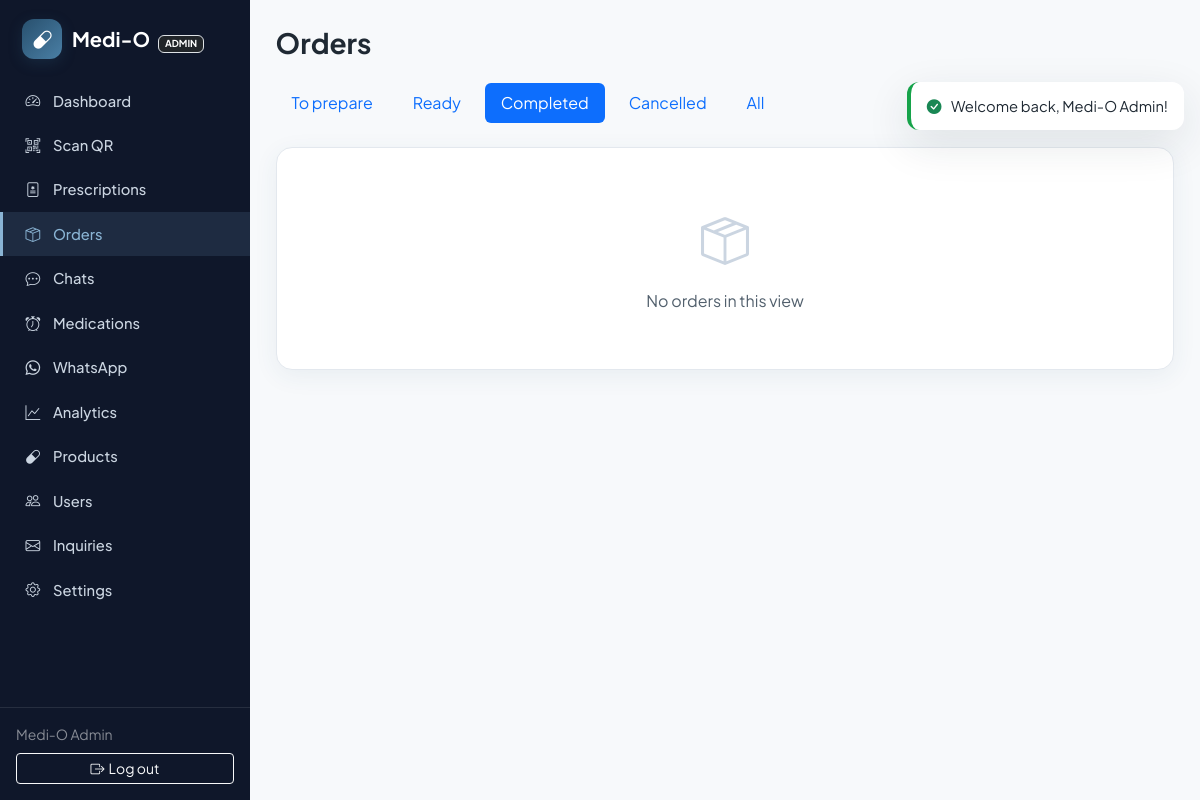
Before: /staff/orders.php?f=done (signed in) with the older database file.
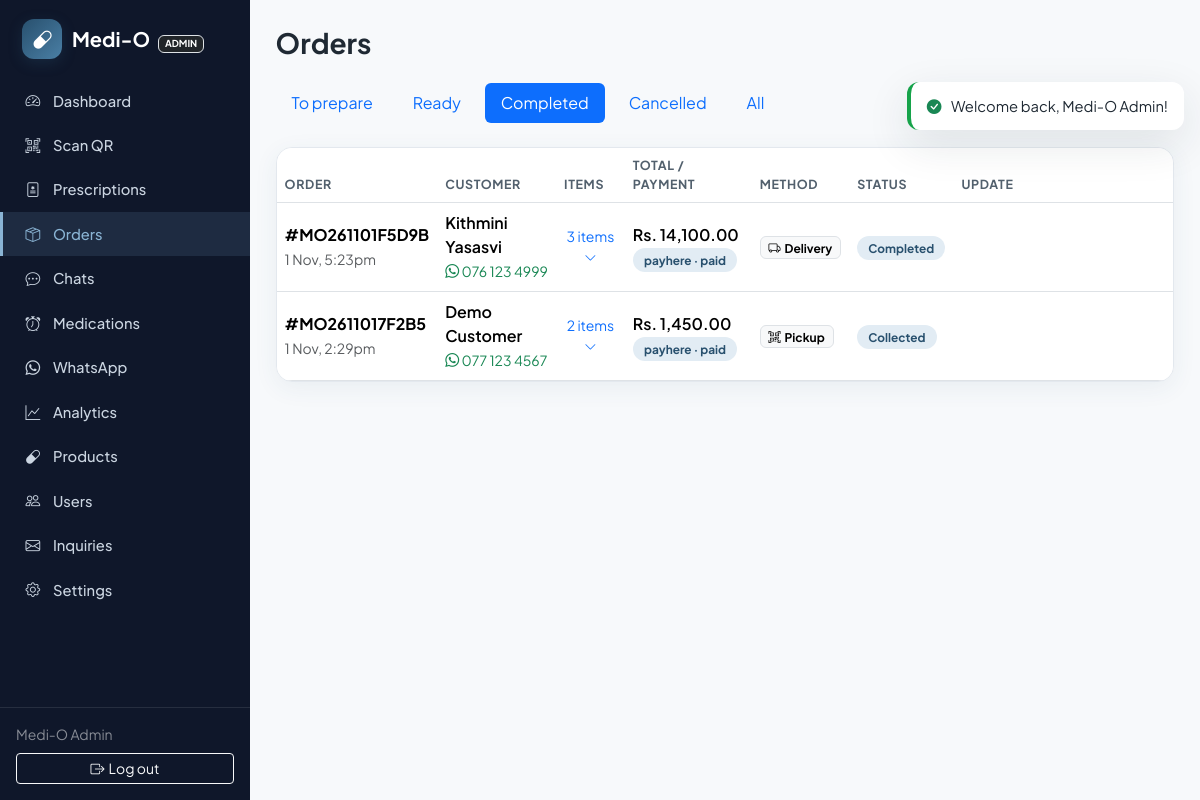
After: the same page with the newer database file.
### tables this page shows
CREATE TABLE `orders` (
  `id` int(10) unsigned NOT NULL AUTO_INCREMENT,
  `order_no` varchar(20) NOT NULL,
  `user_id` int(10) unsigned NOT NULL,
  `prescription_id` int(10) unsigned DEFAULT NULL,
  `subtotal` decimal(10,2) NOT NULL DEFAULT 0.00,
  `shipping_fee` decimal(10,2) NOT NULL DEFAULT 0.00,
  `total` decimal(10,2) NOT NULL DEFAULT 0.00,
  `payment_method` enum('payhere','cash') NOT NULL DEFAULT 'cash',
  `payment_status` enum('pending','paid','failed','refunded') NOT NULL DEFAULT 'pending',
  `status` enum('placed','processing','ready','collected','completed','cancelled') NOT NULL DEFAULT 'placed',
  `delivery_method` enum('pickup','delivery') NOT NULL DEFAULT 'pickup',
  `address` text DEFAULT NULL,
  `note` text DEFAULT NULL,
  `qr_token` char(40) NOT NULL,
  `created_at` timestamp NOT NULL DEFAULT current_timestamp(),
  `updated_at` timestamp NOT NULL DEFAULT current_timestamp() ON UPDATE current_timestamp(),
  PRIMARY KEY (`id`),
  UNIQUE KEY `uq_orders_no` (`order_no`),
  UNIQUE KEY `uq_orders_qr` (`qr_token`),
  KEY `idx_orders_user` (`user_id`),
  KEY `idx_orders_status` (`status`),
  KEY `fk_orders_rx` (`prescription_id`),
  CONSTRAINT `fk_orders_rx` FOREIGN KEY (`prescription_id`) REFERENCES `prescriptions` (`id`) ON DELETE SET NULL,
  CONSTRAINT `fk_orders_user` FOREIGN KEY (`user_id`) REFERENCES `users` (`id`) ON DELETE CASCADE
);

CREATE TABLE `users` (
  `id` int(10) unsigned NOT NULL AUTO_INCREMENT,
  `name` varchar(120) NOT NULL,
  `email` varchar(190) DEFAULT NULL,
  `phone` varchar(20) DEFAULT NULL,
  `password_hash` varchar(255) DEFAULT NULL,
  `google_id` varchar(64) DEFAULT NULL,
  `avatar` varchar(500) DEFAULT NULL,
  `address` text DEFAULT NULL,
  `role` enum('customer','pharmacist','admin') NOT NULL DEFAULT 'customer',
  `qr_token` char(40) NOT NULL,
  `whatsapp_opt_in` tinyint(1) NOT NULL DEFAULT 1,
  `email_verified` tinyint(1) NOT NULL DEFAULT 0,
  `phone_verified` tinyint(1) NOT NULL DEFAULT 0,
  `reset_token` varchar(64) DEFAULT NULL,
  `reset_expires` datetime DEFAULT NULL,
  `created_at` timestamp NOT NULL DEFAULT current_timestamp(),
  PRIMARY KEY (`id`),
  UNIQUE KEY `uq_users_qr` (`qr_token`),
  UNIQUE KEY `uq_users_email` (`email`),
  UNIQUE KEY `uq_users_phone` (`phone`),
  UNIQUE KEY `uq_users_google` (`google_id`)
);

### includes/helpers.php (called while the page is built, shortened)
<?php
function e(?string $s): string
{
    return htmlspecialchars($s ?? '', ENT_QUOTES, 'UTF-8');
}
function url(string $path = ''): string
{
    return BASE_URL . '/' . ltrim($path, '/');
}
function money(float $amount): string
{
    return 'Rs. ' . number_format($amount, 2);
}
function pretty_phone(?string $phone): string
{
    if (preg_match('/^94(\d{2})(\d{3})(\d{4})$/', $phone, $m)) {
        return '0' . $m[1] . ' ' . $m[2] . ' ' . $m[3];
    }
    return $phone;
}

### includes/db.php (called while the page is built, shortened)
<?php
function db(): PDO
{
    static $pdo = null;
    if ($pdo === null) {
        $pdo = new PDO(
            'mysql:host=' . DB_HOST . ';dbname=' . DB_NAME . ';charset=utf8mb4',
            DB_USER,
            DB_PASS,
            [
                PDO::ATTR_ERRMODE => PDO::ERRMODE_EXCEPTION,
                PDO::ATTR_DEFAULT_FETCH_MODE => PDO::FETCH_ASSOC,
                PDO::ATTR_EMULATE_PREPARES => false,
            ]
        );
    }
    return $pdo;
}
function q(string $sql, array $params = []): PDOStatement
{
    $st = db()->prepare($sql);
    $st->execute($params);
    return $st;
}
function q_all(string $sql, array $params = []): array
{
    return q($sql, $params)->fetchAll();
}

### includes/whatsapp.php (called while the page is built, shortened)
<?php
function wa_link(string $phone, string $text = ''): string
{
    return 'https://wa.me/' . preg_replace('/\D+/', '', $phone)
        . ($text !== '' ? '?text=' . rawurlencode($text) : '');
}

### staff/orders.php (the view, shortened to what the changed rows need)
<?php
require_once __DIR__ . '/../components/staff-header.php';
require_once dirname(__DIR__) . '/includes/whatsapp.php';
$filter = $_GET['f'] ?? 'open';
$map = [
    'open' => "o.status IN ('placed','processing')",
    'ready' => "o.status = 'ready'",
    'done' => "o.status IN ('collected','completed')",
    'cancelled' => "o.status = 'cancelled'",
    'all' => '1',
];
$orders = q_all("SELECT o.*, u.name AS customer, u.phone,
                 (SELECT COUNT(*) FROM order_items oi WHERE oi.order_id=o.id) AS items
                 FROM orders o JOIN users u ON u.id=o.user_id
                 WHERE {$map[$filter]} ORDER BY o.id DESC LIMIT 150");
?>
<h1 class="h3 fw-bold mb-4">Orders</h1>
<ul class="nav nav-pills gap-2 mb-4 flex-wrap">
  <?php foreach (['open' => 'To prepare', 'ready' => 'Ready', 'done' => 'Completed', 'cancelled' => 'Cancelled', 'all' => 'All'] as $k => $label): ?>
    <li class="nav-item"><a class="nav-link <?= $filter === $k ? 'active' : '' ?>" href="<?= url('staff/orders.php?f=' . $k) ?>"><?= $label ?></a></li>
  <?php endforeach; ?>
</ul>
<?php if (!$orders): ?>
  <div class="mo-card mo-empty"><i class="bi bi-box-seam"></i>No orders in this view</div>
<?php else: ?>
  <div class="mo-card p-0 overflow-hidden">
    <div class="table-responsive">
      <table class="table mo-table table-hover align-middle mb-0">
        <thead><tr><th>Order</th><th>Customer</th><th>Items</th><th>Total / payment</th><th>Method</th><th>Status</th><th style="width:220px">Update</th></tr></thead>
        <tbody>
          <?php foreach ($orders as $o): ?>
            <tr>
              <td>
                <div class="fw-bold">#<?= e($o['order_no']) ?></div>
                <small class="text-muted"><?= date('j M, g:ia', strtotime($o['created_at'])) ?></small>
              </td>
              <td>
                <div class="fw-semibold"><?= e($o['customer']) ?></div>
                <?php if ($o['phone']): ?>
                  <a class="small text-decoration-none text-success" target="_blank" rel="noopener" href="<?= wa_link($o['phone']) ?>">
                    <i class="bi bi-whatsapp"></i> <?= e(pretty_phone($o['phone'])) ?></a>
                <?php endif; ?>
              </td>
              <td>
                <button class="btn btn-sm btn-link text-decoration-none p-0" data-bs-toggle="collapse" data-bs-target="#items<?= $o['id'] ?>">
                  <?= (int)$o['items'] ?> item<?= $o['items'] == 1 ? '' : 's' ?> <i class="bi bi-chevron-down small"></i></button>
              </td>
              <td>
                <div class="fw-semibold"><?= money((float)$o['total']) ?></div>
                <span class="mo-status mo-status-<?= e($o['payment_status']) ?>"><?= e($o['payment_method']) ?> · <?= e($o['payment_status']) ?></span>
              </td>
              <td><span class="badge text-bg-light border"><i class="bi <?= $o['delivery_method'] === 'pickup' ? 'bi-qr-code-scan' : 'bi-truck' ?> me-1"></i><?= ucfirst(e($o['delivery_method'])) ?></span></td>
              <td><span class="mo-status mo-status-<?= e($o['status']) ?>"><?= ucfirst(e($o['status'])) ?></span></td>
              <td>
              </td>
            </tr>
          <?php endforeach; ?>
        </tbody>
      </table>
    </div>
  </div>
<?php endif; ?>
<?php require_once __DIR__ . '/../components/staff-footer.php'; ?>

### components/staff-header.php (shortened to what the changed rows need)
<?php
$pendingRx = (int)q_val("SELECT COUNT(*) FROM prescriptions WHERE status='pending'");
$openOrders = (int)q_val("SELECT COUNT(*) FROM orders WHERE status IN ('placed','processing')");
$unreadChats = (int)q_val('SELECT COALESCE(SUM(staff_unread),0) FROM chat_conversations');
$nav = [
    ['staff/index.php', 'bi-speedometer2', 'Dashboard', null],
    ['staff/scan.php', 'bi-qr-code-scan', 'Scan QR', null],
    ['staff/prescriptions.php', 'bi-file-medical', 'Prescriptions', $pendingRx],
    ['staff/orders.php', 'bi-box-seam', 'Orders', $openOrders],
    ['staff/chat.php', 'bi-chat-dots', 'Chats', $unreadChats],
    ['staff/medications.php', 'bi-alarm', 'Medications', null],
    ['staff/whatsapp.php', 'bi-whatsapp', 'WhatsApp', null],
];
if (is_admin()) {
    $nav[] = ['admin/index.php', 'bi-graph-up', 'Analytics', null];
    $nav[] = ['admin/products.php', 'bi-capsule', 'Products', null];
    $nav[] = ['admin/users.php', 'bi-people', 'Users', null];
    $nav[] = ['admin/inquiries.php', 'bi-envelope', 'Inquiries', null];
    $nav[] = ['admin/settings.php', 'bi-gear', 'Settings', null];
}
$activePage = $active ?? basename($_SERVER['SCRIPT_NAME']);
?>
<!DOCTYPE html>
<html lang="en">
<head>
<link href="https://cdn.jsdelivr.net/npm/bootstrap@5.3.3/dist/css/bootstrap.min.css" rel="stylesheet">
<link href="https://cdn.jsdelivr.net/npm/bootstrap-icons@1.11.3/font/bootstrap-icons.min.css" rel="stylesheet">
<link href="<?= url('assets/css/app.css') ?>?v=<?= filemtime(dirname(__DIR__) . '/assets/css/app.css') ?>" rel="stylesheet">
</head>
<body>
<div class="mo-staff-wrap">
  <aside class="mo-sidebar">
    <nav class="d-flex flex-column flex-lg-column flex-row flex-grow-1" style="min-width:0">
      <?php foreach ($nav as [$href, $icon, $label, $badge]): ?>
        <a class="nav-item <?= str_ends_with($href, $activePage) ? 'active' : '' ?>" href="<?= url($href) ?>">
          <i class="bi <?= $icon ?>"></i><span><?= $label ?></span>
        </a>
      <?php endforeach; ?>
    </nav>
  </aside>
  <main class="mo-staff-main">
    <div class="mo-toasts" id="toasts"></div>

Changed rows visible on the page:
added orders: order_no "MO261101F5D9B", created_at "1 Nov, 5:23pm", user.name "Kithmini Yasasvi", user.phone "076 123 4999", items "3", total "Rs. 14,100.00", payment_method "payhere", payment_status "paid", delivery_method "Delivery", status "Completed"
added orders: order_no "MO2611017F2B5", created_at "1 Nov, 2:29pm", user.name "Demo Customer", user.phone "077 123 4567", items "2", total "Rs. 1,450.00", payment_method "payhere", payment_status "paid", delivery_method "Pickup", status "Collected"
Other visible differences:
text no longer shown: "No orders in this view"
text now shown: "ORDER CUSTOMER ITEMS TOTAL / PAYMENT METHOD STATUS UPDATE"
